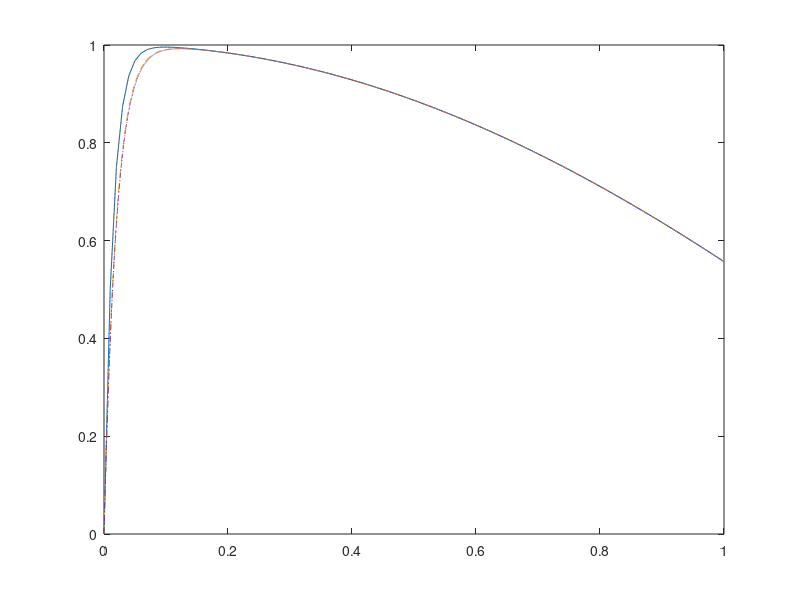

Write the MATLAB code that produced this figure.
clc; clear all; close all;
figure
f = @(x,y) (-50*(y-cos(x)));

h = 0.01;
N = 1/h;
x = linspace(0,1,N+1);
y = zeros(1,N+1);
y(1) = 0;
for n = 1:N
    y(n+1) = y(n) + h*f(x(n),y(n));
end
plot(x,y,'-')
hold on

h = 0.01;
N = 1/h;
x = linspace(0,1,N+1);
y = zeros(1,N+1);
y(1) = 0;
for n = 1:N
    y(n+1) = y(n) + h*f(x(n),y(n));
end
plot(x,y,':')
hold on

h = 0.001;
N = 1/h;
x = linspace(0,1,N+1);
y = zeros(1,N+1);
y(1) = 0;
for n = 1:N
    y(n+1) = y(n) + h*f(x(n),y(n));
end
plot(x,y,'--')
hold on

h = 0.0001;
N = 1/h;
x = linspace(0,1,N+1);
y = zeros(1,N+1);
y(1) = 0;
for n = 1:N
    y(n+1) = y(n) + h*f(x(n),y(n));
end
plot(x,y,'-.')
hold on

